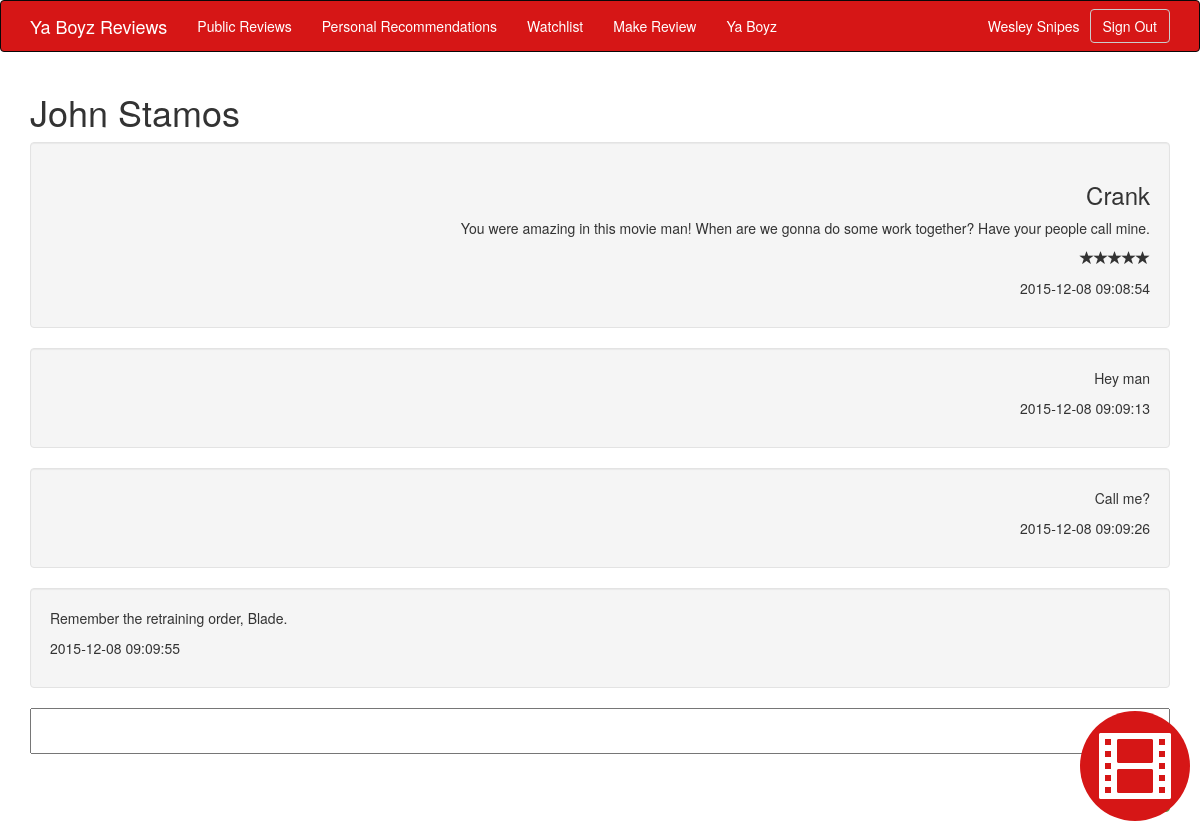
The page /conversation.php?friend_id=10 (signed in) on the database its author committed.
### tables this page shows
CREATE TABLE IF NOT EXISTS `User` (
  `id` int(10) NOT NULL,
  `first_name` varchar(50) NOT NULL,
  `last_name` varchar(50) NOT NULL,
  `email` varchar(50) NOT NULL,
  `password` varchar(250) NOT NULL,
  `date_created` datetime NOT NULL
);

CREATE TABLE IF NOT EXISTS `UserRecommendation` (
  `id` int(10) NOT NULL,
  `from_user` int(10) NOT NULL,
  `to_user` int(10) NOT NULL,
  `media` int(10) NOT NULL,
  `rating` int(1) NOT NULL,
  `comment` varchar(2500) DEFAULT NULL,
  `date_created` datetime NOT NULL
);

CREATE TABLE IF NOT EXISTS `Media` (
  `id` int(10) NOT NULL,
  `title` varchar(50) NOT NULL
);

CREATE TABLE IF NOT EXISTS `Message` (
  `id` int(10) NOT NULL,
  `to_user` int(11) NOT NULL,
  `from_user` int(11) NOT NULL,
  `date_created` datetime NOT NULL,
  `content` varchar(500) NOT NULL
);

### settings.php (called while the page is built)
<?php
    $db_connection = array();
    $db_connection['host'] = "localhost";
    $db_connection['username'] = "root";
    $db_connection['password'] = "";
    $db_connection['database'] = "yourboyzreviews";
?>

### connection.php (called while the page is built, shortened)
<?php
    require_once 'settings.php';
    class DatabaseConnection
    {
        private $host = "localhost";
        private $username = "username";
        private $password = "password";
        private $database = "";
        private $mysqli;
        public function __construct ()
        {
            global $db_connection;
            $host = $db_connection['host'];
            $username = $db_connection['username'];
            $password = $db_connection['password'];
            $database = $db_connection['database'];
        }
        public function setup ($host, $username, $password, $db)
        {
            $this->host = $host;
            $this->username = $username;
            $this->password = $password;
            $this->database = $db;
        }
        public function connect ()
        {
            try {
                if (!$this->mysqli = new mysqli($this->host, $this->username, $this->password, $this->database))
                    throw new Exception("Cannot Connect to " . $this->host);
            } catch (Exception $e) {
                echo $e->getMessage();
                exit;
            }
        }
        public function prepare_statement($statement) {
            return $this->mysqli->prepare($statement);
        }
        public function send_sql($statement) {
            $statement = $this->mysqli->real_escape_string($statement);
            return $this->mysqli->query($statement);
        }
    }
?>

### user.php (called while the page is built, shortened)
<?php
require_once 'connection.php';
    class User{
        private $dbConnection;
        public function __construct(){
            $this->dbConnection = new DatabaseConnection();
        }
        public function getFullNameById($id){
            $result = $this->dbConnection->send_sql("SELECT * FROM `User` WHERE `id` = " . $id);
            if ($result){
                $result = $result->fetch_object();
                return $result->first_name . " " . $result->last_name;
            }
            else{
                return false;
            }
        }
}
?>

### message.php (called while the page is built, shortened)
<?php
require_once 'connection.php';
    class Message{
        private $dbConnection;
        public function __construct(){
            $this->dbConnection = new DatabaseConnection();
        }
        public function getAllMessages($this_user, $other_user) {
            $where_clause = "WHERE (`to_user` = " . $this_user . " AND `from_user` = " . $other_user . ") OR (`to_user` = " . $other_user . " AND `from_user` = " . $this_user . ")";
            $query_string = "SELECT * FROM `Message` " . $where_clause . " ORDER BY `date_created`";
            $result = $this->dbConnection->send_sql($query_string);
            if ($result)
                return $result;
            else
                echo "horiffic failure";
        }
        public function getAllRecommendationsForConversation($this_user, $other_user) {
            $where_clause = "WHERE (`to_user` = " . $this_user . " AND `from_user` = " . $other_user . ") OR (`to_user` = " . $other_user . " AND `from_user` = " . $this_user . ")";
            $query_string = "SELECT * FROM `UserRecommendation` " . $where_clause . " ORDER BY `date_created`";
            $result = $this->dbConnection->send_sql($query_string);
            if ($result)
                return $result;
            else
                echo "horiffic failure";
        }
}
?>

### mediapost.php (called while the page is built, shortened)
<?php
require_once 'connection.php';
    class MediaPost{
        private $dbConnection;
        public function __construct(){
            $this->dbConnection = new DatabaseConnection();
        }
        public function getMediaById($media_id) {
            $query_string = "SELECT * FROM `Media` WHERE `id` = " . $media_id;
            $result = $this->dbConnection->send_sql($query_string);
            if ($result)
                return $result->fetch_object();
            else
                echo "horiffic failure";
        }
}
?>

### conversation.php (the view, shortened to what this page needs)
<!DOCTYPE html>
<html>
<head>
    <?php include_once 'header.php'; ?>
</head>
<body>
    <section id="head-bar">
        <?php include_once 'navbar.php'; ?>
    </section>
    <div class="container">
        <?php
        if(isset($_SESSION['authenticated_user'])) {
            require_once 'message.php';
            require_once 'user.php';
            require_once 'mediapost.php';
            $user = new User();
            $message_object = new Message();
            $mediapost = new MediaPost();
            $this_user = $_SESSION['authenticated_user'];
            $other_user = 0;
            if ($_SERVER['REQUEST_METHOD'] === 'POST') {
                $other_user = $_POST['friend_id'];
                if(!empty($_POST['new_message'])){
                    $new_message = $_POST['new_message'];
                    $date_created = date("Y-m-d H:i:s");
                    $message_object->storeMessage($other_user,$this_user,$date_created,$new_message);
                    header("Location: http://" . $_SERVER['HTTP_HOST'] . $_SERVER[REQUEST_URI] . "?friend_id=" . $other_user);
                    exit();
                }
            }
            else {
                $other_user = $_GET['friend_id'];
            }
            $other_name = $user->getFullNameById($other_user);
            $messages = $message_object->getAllMessages($this_user, $other_user);
            $recommendations = $message_object->getAllRecommendationsForConversation($this_user, $other_user);
            echo "<h1>";
            echo $other_name;
            echo "</h1>";
            $recommendation = null;
            if($recommendations)
                $recommendation = $recommendations->fetch_object();
            if($messages) {
                while($message = $messages->fetch_object()) {
                    if ($recommendation && $recommendation->date_created < $message->date_created) {
                        do {
                            if ($recommendation->to_user === $this_user) {
                                $title = $mediapost->getMediaById($recommendation->media)->title;
                                ?>
                                <div class="well" style="text-align:left;">
                                    <h3><?php echo $title; ?></h3>
                                    <p><?php echo $recommendation->comment; ?></p>
                                    <p>
                                    <?php
                                    for ($i = 0; $i < $recommendation->rating; $i++)
                                        echo '<span class="glyphicon glyphicon-star"></span>';
                                    ?>
                                    </p>
                                    <p><?php echo $recommendation->date_created ?></p>
                                </div>
                                <?php
                            }
                            else {
                                $title = $mediapost->getMediaById($recommendation->media)->title;
                                ?>
                                <div class="well" style="text-align:right;">
                                    <h3><?php echo $title; ?></h3>
                                    <p><?php echo $recommendation->comment; ?></p>
                                    <p>
                                    <?php
                                    for ($i = 0; $i < $recommendation->rating; $i++)
                                        echo '<span class="glyphicon glyphicon-star"></span>';
                                    ?>
                                    </p>
                                    <p><?php echo $recommendation->date_created ?></p>
                                </div>
                                <?php
                            }
                            $recommendation = $recommendations->fetch_object();
                        } while($recommendation && $recommendation->date_created < $message->date_created);
                    }
                    if($message->to_user === $this_user){
                        ?>
                        <div class="well" style="text-align:left;">
                            <p><?php echo $message->content; ?></p>
                            <p><?php echo $message->date_created ?></p>
                        </div>
                        <?php
                    }
                    else{
                        ?>
                        <div class="well" style="text-align:right;">
                            <p><?php echo $message->content; ?></p>
                            <p><?php echo $message->date_created ?></p>
                        </div>
                        <?php
                    }
                }
            }
            ?>
            <form method="POST" action="conversation.php">
                <div class="form-group">
                    <label for="messagebox" style="width:100%">
                        <textarea name="new_message" style="width:100%;"></textarea>
                    </label>
                </div>
            </form>
    <?php
    }
    else{
        ?>
        <div class="page-header">
            <span><strong>You must <a href="signin.php">sign in </a>to view this content</strong></span>
        </div>
        <?php
    }
    ?>
    </div>
</body>
</html>

### navbar.php (shortened to what this page needs)
<nav class="navbar navbar-inverse" id="ya-boys-navbar">
    <div class="container">
        <a class="navbar-brand" href="home.php">Ya Boyz Reviews</a>
        <div class="collapse navbar-collapse" id="navbar-collapse-1">
            <ul class="nav navbar-nav">
                <li><a href="public_reviews.php">Public Reviews</a></li>
                <li><a href="friend_reviews.php">Personal Recommendations</a></li>
                <li><a href="user_watchlist.php">Watchlist</a></li>
                <li><a href="recommend.php">Make Review</a></li>
                <li><a href="myboys.php">Ya Boyz</a></li>
            </ul>
            <?php
                if(isset($_SESSION['authenticated_user'])) {
                    require_once 'user.php';
                    $auth_user = $_SESSION['authenticated_user'];
                    $nav_user = new User();
                    $user_name = $nav_user->getFullNameById($auth_user);
                    echo '<button type="button" class="btn btn-default navbar-btn navbar-right"><a href="signout.php">Sign Out</a></button>';
                    echo '<p class="navbar-text navbar-right" style="margin-right:10px;">' . $user_name . '</p>';
                }
                else {
                    echo '<button type="button" class="btn btn-default navbar-btn navbar-right"><a href="signin.php">Sign In</a></button>';
                    echo '<button type="button" class="btn btn-default navbar-btn navbar-right"><a href="signup.php">Sign Up</a></button>';
                }
            ?>
        </div>
    </div>
</nav>
<div id="ankle_container">
<a href="recommend.php"><span data-toggle="tooltip" title="Recommend Now!" id="ankle_icon" class="glyphicon glyphicon-film"></span></a>
</div>

### rows shown on the page
user: user_name "Wesley Snipes"
user: other_name "John Stamos"
message: content "Hey man", date_created "2015-12-08 09:09:13"
userrecommendation: media.title "Crank", comment "You were amazing in this movie man! When are we gonna do some work together? Have your people call mine.", rating 5 (drawn), date_created "2015-12-08 09:08:54"
message: content "Call me?", date_created "2015-12-08 09:09:26"
message: content "Remember the retraining order, Blade.", date_created "2015-12-08 09:09:55"
